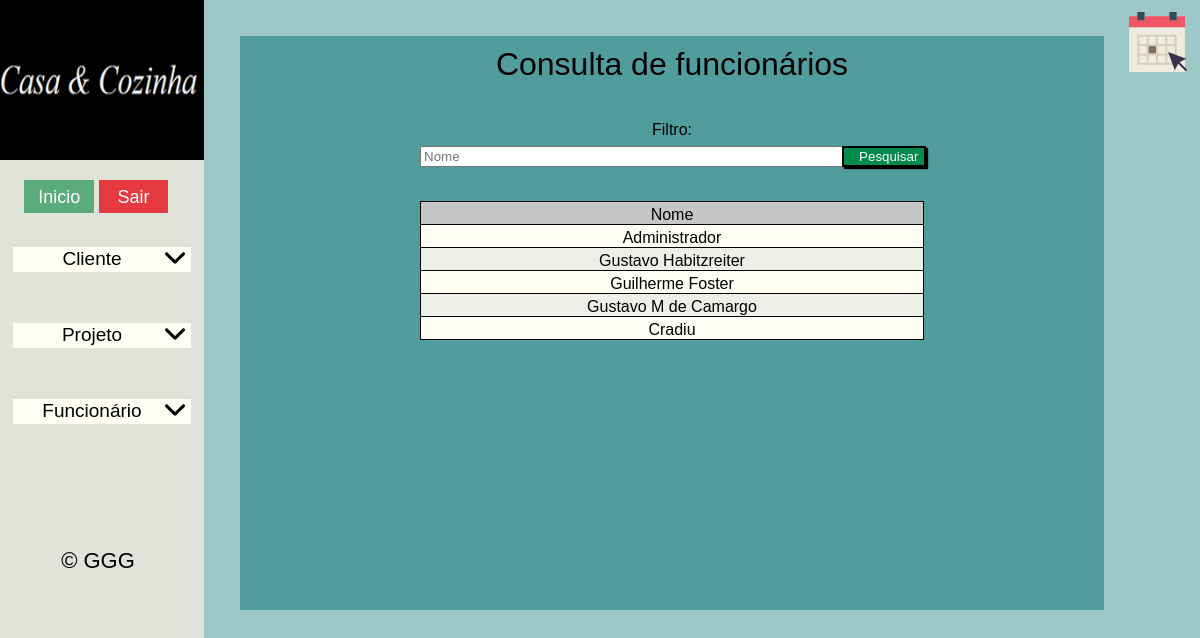
Page /sistema/inicial/inicial_pagina-inicial.php?pas=funcionario&arq=consultas on the committed database.
### tables this page shows
CREATE TABLE `funcionarios` (
  `id` tinyint(2) UNSIGNED ZEROFILL NOT NULL COMMENT 'Código de identificação do funcionário.',
  `usuarios_id` tinyint(2) UNSIGNED ZEROFILL NOT NULL COMMENT 'Código de identificação do usuário.',
  `nome` varchar(45) NOT NULL COMMENT 'Nome completo do funcionário.',
  `telefone` bigint(14) NOT NULL COMMENT 'Numero telefonico do funcionário.',
  `email` varchar(100) NOT NULL COMMENT 'Email do funcionário.'
);

### sistema/funcionario/funcionario_consultas.php (the view, shortened to what this page needs)
<div>
  <h1 class="h1custom">Consulta de funcionários</h1>
</div>
<div class="funcionario-consulta">
  <?php
    $sql_sel_funcionario = "SELECT nome, id FROM funcionarios";
    $sql_sel_funcionario_preparado = $conexaobd->prepare($sql_sel_funcionario);
    $sql_sel_funcionario_preparado->execute();
  ?>
  <div class = "div-legenda-filtro">
    <p>Filtro:</p>
  </div>
  <div class="centralizado">
    <form action="?pas=funcionario&arq=consultas" method="POST">
      <input type="text" maxlength="" name="fnome" placeholder="Nome"></input>
      <button class="btn-pesquisa" type="submit">Pesquisar</button>
    </form>
  </div>
  <table id="tr-link" class="tabela-consultas-2 tabela-funcionario">
    <thead>
      <tr>
        <th>Nome</th>
      </tr>
    </thead>
    <tbody>
      <?php
        if($sql_sel_funcionario_preparado->rowCount()>0){
          while($sql_sel_funcionario_dados = $sql_sel_funcionario_preparado->fetch()){
            ?>
              <tr href="?pas=funcionario&arq=consultadetalhada&id=<?php echo $sql_sel_funcionario_dados['id']; ?>">
                <td><?php echo $sql_sel_funcionario_dados['nome']; ?></td>
              </tr>
            <?php
          }
        }else{
          ?>
            <tr href="#">
              <td>Nenhum funcionário registrado</td>
            </tr>
          <?php
        }
      ?>
    </tbody>
  </table>
</div>

### rows in the picture
funcionarios: nome "Administrador"
funcionarios: nome "Gustavo Habitzreiter"
funcionarios: nome "Guilherme Foster"
funcionarios: nome "Gustavo M de Camargo"
funcionarios: nome "Cradiu"
